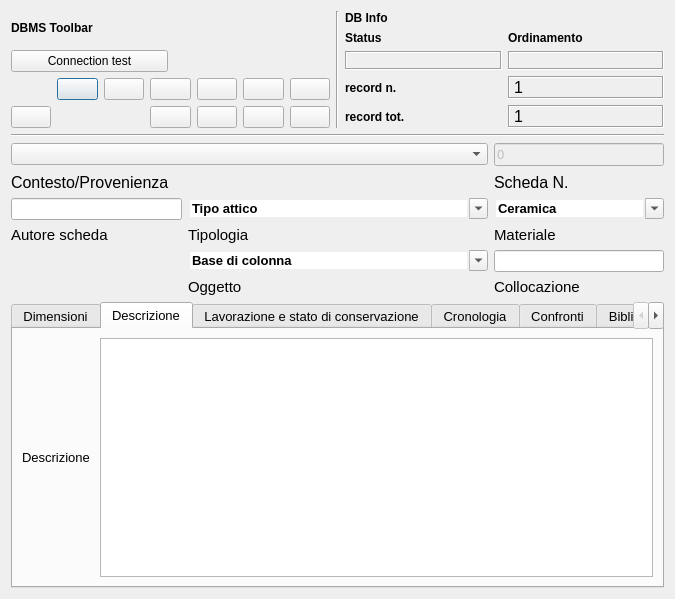
<?xml version="1.0" encoding="UTF-8"?>
<ui version="4.0">
 <class>DialogSchedaLapidei</class>
 <widget class="QDialog" name="DialogSchedaLapidei">
  <property name="geometry">
   <rect>
    <x>0</x>
    <y>0</y>
    <width>675</width>
    <height>599</height>
   </rect>
  </property>
  <property name="minimumSize">
   <size>
    <width>540</width>
    <height>400</height>
   </size>
  </property>
  <property name="windowTitle">
   <string>Scheda reperti lapidei</string>
  </property>
  <property name="windowIcon">
   <iconset>
    <normaloff>:/newPrefix/icons/iconAlma.png</normaloff>:/newPrefix/icons/iconAlma.png</iconset>
  </property>
  <layout class="QGridLayout" name="gridLayout_21">
   <item row="0" column="0">
    <layout class="QHBoxLayout" name="horizontalLayout_3">
     <item>
      <layout class="QGridLayout" name="gridLayout_14">
       <item row="0" column="0">
        <widget class="QLabel" name="label_32">
         <property name="font">
          <font>
           <weight>75</weight>
           <bold>true</bold>
          </font>
         </property>
         <property name="text">
          <string>DBMS Toolbar</string>
         </property>
        </widget>
       </item>
       <item row="2" column="0" colspan="2">
        <layout class="QGridLayout" name="gridLayout_17">
         <item row="0" column="5">
          <widget class="QPushButton" name="pushButton_first_rec">
           <property name="toolTip">
            <string>First rec</string>
           </property>
           <property name="text">
            <string/>
           </property>
           <property name="icon">
            <iconset>
             <normaloff>:/icons/5_leftArrows.png</normaloff>:/icons/5_leftArrows.png</iconset>
           </property>
          </widget>
         </item>
         <item row="0" column="7">
          <widget class="QPushButton" name="pushButton_next_rec">
           <property name="toolTip">
            <string>Next rec</string>
           </property>
           <property name="text">
            <string/>
           </property>
           <property name="icon">
            <iconset>
             <normaloff>:/icons/6_rightArrow.png</normaloff>:/icons/6_rightArrow.png</iconset>
           </property>
          </widget>
         </item>
         <item row="0" column="8">
          <widget class="QPushButton" name="pushButton_last_rec">
           <property name="toolTip">
            <string>Last rec</string>
           </property>
           <property name="text">
            <string/>
           </property>
           <property name="icon">
            <iconset>
             <normaloff>:/icons/7_rightArrows.png</normaloff>:/icons/7_rightArrows.png</iconset>
           </property>
          </widget>
         </item>
         <item row="0" column="9">
          <widget class="QPushButton" name="pushButton_new_rec">
           <property name="font">
            <font>
             <pointsize>9</pointsize>
            </font>
           </property>
           <property name="toolTip">
            <string>New record</string>
           </property>
           <property name="text">
            <string/>
           </property>
           <property name="icon">
            <iconset>
             <normaloff>:/icons/newrec.png</normaloff>:/icons/newrec.png</iconset>
           </property>
          </widget>
         </item>
         <item row="0" column="10">
          <widget class="QPushButton" name="pushButton_save">
           <property name="font">
            <font>
             <pointsize>9</pointsize>
            </font>
           </property>
           <property name="toolTip">
            <string>Save</string>
           </property>
           <property name="text">
            <string/>
           </property>
           <property name="icon">
            <iconset>
             <normaloff>:/icons/b_save.png</normaloff>:/icons/b_save.png</iconset>
           </property>
           <property name="autoDefault">
            <bool>false</bool>
           </property>
          </widget>
         </item>
         <item row="1" column="7">
          <widget class="QPushButton" name="pushButton_new_search">
           <property name="font">
            <font>
             <pointsize>9</pointsize>
            </font>
           </property>
           <property name="toolTip">
            <string>new search</string>
           </property>
           <property name="text">
            <string/>
           </property>
           <property name="icon">
            <iconset>
             <normaloff>:/icons/new_search.png</normaloff>:/icons/new_search.png</iconset>
           </property>
          </widget>
         </item>
         <item row="1" column="8">
          <widget class="QPushButton" name="pushButton_search_go">
           <property name="font">
            <font>
             <pointsize>9</pointsize>
            </font>
           </property>
           <property name="toolTip">
            <string>search !!!</string>
           </property>
           <property name="text">
            <string/>
           </property>
           <property name="icon">
            <iconset>
             <normaloff>:/icons/search.png</normaloff>:/icons/search.png</iconset>
           </property>
          </widget>
         </item>
         <item row="1" column="9">
          <widget class="QPushButton" name="pushButton_sort">
           <property name="font">
            <font>
             <pointsize>9</pointsize>
            </font>
           </property>
           <property name="toolTip">
            <string>Order by</string>
           </property>
           <property name="text">
            <string/>
           </property>
           <property name="icon">
            <iconset>
             <normaloff>:/icons/sort.png</normaloff>:/icons/sort.png</iconset>
           </property>
          </widget>
         </item>
         <item row="1" column="10">
          <widget class="QPushButton" name="pushButton_view_all_2">
           <property name="font">
            <font>
             <pointsize>9</pointsize>
            </font>
           </property>
           <property name="toolTip">
            <string>View alls records</string>
           </property>
           <property name="text">
            <string/>
           </property>
           <property name="icon">
            <iconset>
             <normaloff>:/icons/view_all.png</normaloff>:/icons/view_all.png</iconset>
           </property>
          </widget>
         </item>
         <item row="1" column="2">
          <widget class="QPushButton" name="pushButton_delete">
           <property name="enabled">
            <bool>true</bool>
           </property>
           <property name="font">
            <font>
             <pointsize>9</pointsize>
            </font>
           </property>
           <property name="toolTip">
            <string>Delete record</string>
           </property>
           <property name="text">
            <string/>
           </property>
           <property name="icon">
            <iconset>
             <normaloff>:/icons/delete.png</normaloff>:/icons/delete.png</iconset>
           </property>
          </widget>
         </item>
         <item row="0" column="6">
          <widget class="QPushButton" name="pushButton_prev_rec">
           <property name="toolTip">
            <string>Prev rec</string>
           </property>
           <property name="text">
            <string/>
           </property>
           <property name="icon">
            <iconset>
             <normaloff>:/icons/4_leftArrow.png</normaloff>:/icons/4_leftArrow.png</iconset>
           </property>
          </widget>
         </item>
        </layout>
       </item>
       <item row="1" column="0">
        <widget class="QPushButton" name="pushButton_connect">
         <property name="text">
          <string>Connection test</string>
         </property>
        </widget>
       </item>
      </layout>
     </item>
     <item>
      <widget class="Line" name="line_7">
       <property name="orientation">
        <enum>Qt::Vertical</enum>
       </property>
      </widget>
     </item>
     <item>
      <layout class="QGridLayout" name="gridLayout_18">
       <item row="0" column="0">
        <widget class="QLabel" name="label_44">
         <property name="font">
          <font>
           <weight>75</weight>
           <bold>true</bold>
          </font>
         </property>
         <property name="autoFillBackground">
          <bool>true</bool>
         </property>
         <property name="text">
          <string>DB Info</string>
         </property>
        </widget>
       </item>
       <item row="1" column="0">
        <layout class="QGridLayout" name="gridLayout_19">
         <item row="0" column="1">
          <widget class="QLabel" name="label_45">
           <property name="font">
            <font>
             <pointsize>9</pointsize>
             <weight>75</weight>
             <bold>true</bold>
            </font>
           </property>
           <property name="text">
            <string>Ordinamento</string>
           </property>
           <property name="margin">
            <number>0</number>
           </property>
          </widget>
         </item>
         <item row="1" column="0">
          <widget class="QLabel" name="label_status">
           <property name="minimumSize">
            <size>
             <width>40</width>
             <height>0</height>
            </size>
           </property>
           <property name="font">
            <font>
             <pointsize>10</pointsize>
             <weight>75</weight>
             <bold>true</bold>
            </font>
           </property>
           <property name="cursor">
            <cursorShape>ForbiddenCursor</cursorShape>
           </property>
           <property name="mouseTracking">
            <bool>false</bool>
           </property>
           <property name="contextMenuPolicy">
            <enum>Qt::DefaultContextMenu</enum>
           </property>
           <property name="frameShape">
            <enum>QFrame::Box</enum>
           </property>
           <property name="frameShadow">
            <enum>QFrame::Sunken</enum>
           </property>
           <property name="text">
            <string/>
           </property>
           <property name="alignment">
            <set>Qt::AlignCenter</set>
           </property>
           <property name="margin">
            <number>0</number>
           </property>
          </widget>
         </item>
         <item row="1" column="1">
          <widget class="QLabel" name="label_sort">
           <property name="font">
            <font>
             <pointsize>10</pointsize>
             <weight>75</weight>
             <bold>true</bold>
            </font>
           </property>
           <property name="cursor">
            <cursorShape>ForbiddenCursor</cursorShape>
           </property>
           <property name="mouseTracking">
            <bool>false</bool>
           </property>
           <property name="contextMenuPolicy">
            <enum>Qt::DefaultContextMenu</enum>
           </property>
           <property name="frameShape">
            <enum>QFrame::Box</enum>
           </property>
           <property name="frameShadow">
            <enum>QFrame::Sunken</enum>
           </property>
           <property name="text">
            <string/>
           </property>
           <property name="alignment">
            <set>Qt::AlignCenter</set>
           </property>
           <property name="margin">
            <number>0</number>
           </property>
          </widget>
         </item>
         <item row="0" column="0">
          <widget class="QLabel" name="label_35">
           <property name="font">
            <font>
             <pointsize>9</pointsize>
             <weight>75</weight>
             <bold>true</bold>
            </font>
           </property>
           <property name="text">
            <string>Status</string>
           </property>
           <property name="margin">
            <number>0</number>
           </property>
          </widget>
         </item>
        </layout>
       </item>
       <item row="2" column="0">
        <layout class="QGridLayout" name="gridLayout_20">
         <item row="0" column="0">
          <widget class="QLabel" name="label_33">
           <property name="font">
            <font>
             <pointsize>9</pointsize>
             <weight>75</weight>
             <bold>true</bold>
            </font>
           </property>
           <property name="text">
            <string>record n.</string>
           </property>
           <property name="margin">
            <number>0</number>
           </property>
          </widget>
         </item>
         <item row="0" column="1">
          <widget class="QLabel" name="label_rec_corrente">
           <property name="font">
            <font>
             <family>Microsoft Sans Serif</family>
             <pointsize>12</pointsize>
            </font>
           </property>
           <property name="cursor">
            <cursorShape>ForbiddenCursor</cursorShape>
           </property>
           <property name="mouseTracking">
            <bool>false</bool>
           </property>
           <property name="contextMenuPolicy">
            <enum>Qt::DefaultContextMenu</enum>
           </property>
           <property name="frameShape">
            <enum>QFrame::Box</enum>
           </property>
           <property name="frameShadow">
            <enum>QFrame::Sunken</enum>
           </property>
           <property name="text">
            <string>1</string>
           </property>
          </widget>
         </item>
         <item row="1" column="0">
          <widget class="QLabel" name="label_36">
           <property name="font">
            <font>
             <pointsize>9</pointsize>
             <weight>75</weight>
             <bold>true</bold>
            </font>
           </property>
           <property name="text">
            <string>record tot.</string>
           </property>
           <property name="margin">
            <number>0</number>
           </property>
          </widget>
         </item>
         <item row="1" column="1">
          <widget class="QLabel" name="label_rec_tot">
           <property name="font">
            <font>
             <family>Microsoft Sans Serif</family>
             <pointsize>12</pointsize>
            </font>
           </property>
           <property name="cursor">
            <cursorShape>ForbiddenCursor</cursorShape>
           </property>
           <property name="mouseTracking">
            <bool>false</bool>
           </property>
           <property name="contextMenuPolicy">
            <enum>Qt::DefaultContextMenu</enum>
           </property>
           <property name="frameShape">
            <enum>QFrame::Box</enum>
           </property>
           <property name="frameShadow">
            <enum>QFrame::Sunken</enum>
           </property>
           <property name="text">
            <string>1</string>
           </property>
          </widget>
         </item>
        </layout>
       </item>
      </layout>
     </item>
    </layout>
   </item>
   <item row="1" column="0">
    <layout class="QGridLayout" name="gridLayout_6">
     <item row="0" column="0" colspan="3">
      <widget class="Line" name="line_8">
       <property name="font">
        <font>
         <weight>75</weight>
         <bold>true</bold>
        </font>
       </property>
       <property name="orientation">
        <enum>Qt::Horizontal</enum>
       </property>
      </widget>
     </item>
     <item row="5" column="1">
      <widget class="QLabel" name="label_5">
       <property name="font">
        <font>
         <pointsize>11</pointsize>
        </font>
       </property>
       <property name="text">
        <string>Tipologia</string>
       </property>
      </widget>
     </item>
     <item row="1" column="2">
      <widget class="QLineEdit" name="lineEdit_num_inv">
       <property name="enabled">
        <bool>false</bool>
       </property>
       <property name="font">
        <font>
         <pointsize>10</pointsize>
        </font>
       </property>
       <property name="text">
        <string>0</string>
       </property>
      </widget>
     </item>
     <item row="3" column="0">
      <widget class="QLabel" name="label_3">
       <property name="font">
        <font>
         <pointsize>12</pointsize>
        </font>
       </property>
       <property name="text">
        <string>Contesto/Provenienza</string>
       </property>
      </widget>
     </item>
     <item row="3" column="1">
      <spacer name="horizontalSpacer_3">
       <property name="orientation">
        <enum>Qt::Horizontal</enum>
       </property>
       <property name="sizeHint" stdset="0">
        <size>
         <width>300</width>
         <height>20</height>
        </size>
       </property>
      </spacer>
     </item>
     <item row="3" column="2">
      <widget class="QLabel" name="label">
       <property name="font">
        <font>
         <pointsize>12</pointsize>
        </font>
       </property>
       <property name="text">
        <string>Scheda N.</string>
       </property>
      </widget>
     </item>
     <item row="4" column="2">
      <widget class="QComboBox" name="comboBox_materiale">
       <property name="enabled">
        <bool>true</bool>
       </property>
       <property name="font">
        <font>
         <pointsize>10</pointsize>
         <weight>75</weight>
         <bold>true</bold>
        </font>
       </property>
       <property name="mouseTracking">
        <bool>true</bool>
       </property>
       <property name="contextMenuPolicy">
        <enum>Qt::NoContextMenu</enum>
       </property>
       <property name="editable">
        <bool>true</bool>
       </property>
       <property name="maxVisibleItems">
        <number>99999</number>
       </property>
       <property name="maxCount">
        <number>2147483647</number>
       </property>
       <property name="frame">
        <bool>false</bool>
       </property>
       <item>
        <property name="text">
         <string>Ceramica</string>
        </property>
       </item>
       <item>
        <property name="text">
         <string>Elemento marmoreo</string>
        </property>
       </item>
       <item>
        <property name="text">
         <string>Elemento lapideo</string>
        </property>
       </item>
       <item>
        <property name="text">
         <string>Moneta</string>
        </property>
       </item>
       <item>
        <property name="text">
         <string>Vetro</string>
        </property>
       </item>
       <item>
        <property name="text">
         <string>Metallo</string>
        </property>
       </item>
       <item>
        <property name="text">
         <string>Avorio</string>
        </property>
       </item>
       <item>
        <property name="text">
         <string>Osso</string>
        </property>
       </item>
      </widget>
     </item>
     <item row="4" column="1">
      <widget class="QComboBox" name="comboBox_tipologia">
       <property name="enabled">
        <bool>true</bool>
       </property>
       <property name="font">
        <font>
         <pointsize>10</pointsize>
         <weight>75</weight>
         <bold>true</bold>
        </font>
       </property>
       <property name="mouseTracking">
        <bool>true</bool>
       </property>
       <property name="contextMenuPolicy">
        <enum>Qt::NoContextMenu</enum>
       </property>
       <property name="editable">
        <bool>true</bool>
       </property>
       <property name="maxVisibleItems">
        <number>99999</number>
       </property>
       <property name="maxCount">
        <number>2147483647</number>
       </property>
       <property name="frame">
        <bool>false</bool>
       </property>
       <item>
        <property name="text">
         <string>Tipo attico</string>
        </property>
       </item>
       <item>
        <property name="text">
         <string>Tipo attico a doppio listello</string>
        </property>
       </item>
       <item>
        <property name="text">
         <string>A profilo semplificato</string>
        </property>
       </item>
       <item>
        <property name="text">
         <string>Binata</string>
        </property>
       </item>
       <item>
        <property name="text">
         <string>A dado</string>
        </property>
       </item>
       <item>
        <property name="text">
         <string>Poligonale</string>
        </property>
       </item>
       <item>
        <property name="text">
         <string>Liscio</string>
        </property>
       </item>
       <item>
        <property name="text">
         <string>Rudentato</string>
        </property>
       </item>
       <item>
        <property name="text">
         <string>Scanalato</string>
        </property>
       </item>
       <item>
        <property name="text">
         <string>Binato</string>
        </property>
       </item>
       <item>
        <property name="text">
         <string>Dorico</string>
        </property>
       </item>
       <item>
        <property name="text">
         <string>Ionico</string>
        </property>
       </item>
       <item>
        <property name="text">
         <string>Corinzio</string>
        </property>
       </item>
       <item>
        <property name="text">
         <string>Ionico ad imposta</string>
        </property>
       </item>
       <item>
        <property name="text">
         <string>Composito</string>
        </property>
       </item>
       <item>
        <property name="text">
         <string>A canestro</string>
        </property>
       </item>
       <item>
        <property name="text">
         <string>A cesto</string>
        </property>
       </item>
       <item>
        <property name="text">
         <string>Polilobato</string>
        </property>
       </item>
       <item>
        <property name="text">
         <string>Binata</string>
        </property>
       </item>
       <item>
        <property name="text">
         <string>A stampella</string>
        </property>
       </item>
       <item>
        <property name="text">
         <string>Pluteo</string>
        </property>
       </item>
       <item>
        <property name="text">
         <string>Transenna</string>
        </property>
       </item>
       <item>
        <property name="text">
         <string>Di iconostasi</string>
        </property>
       </item>
       <item>
        <property name="text">
         <string>Di ambone</string>
        </property>
       </item>
       <item>
        <property name="text">
         <string>Di mensa</string>
        </property>
       </item>
      </widget>
     </item>
     <item row="9" column="2">
      <widget class="QLabel" name="label_27">
       <property name="font">
        <font>
         <pointsize>11</pointsize>
        </font>
       </property>
       <property name="text">
        <string>Collocazione</string>
       </property>
      </widget>
     </item>
     <item row="8" column="1">
      <widget class="QComboBox" name="comboBox_oggetto">
       <property name="enabled">
        <bool>true</bool>
       </property>
       <property name="font">
        <font>
         <pointsize>10</pointsize>
         <weight>75</weight>
         <bold>true</bold>
        </font>
       </property>
       <property name="mouseTracking">
        <bool>true</bool>
       </property>
       <property name="contextMenuPolicy">
        <enum>Qt::NoContextMenu</enum>
       </property>
       <property name="editable">
        <bool>true</bool>
       </property>
       <property name="maxVisibleItems">
        <number>99999</number>
       </property>
       <property name="maxCount">
        <number>2147483647</number>
       </property>
       <property name="frame">
        <bool>false</bool>
       </property>
       <item>
        <property name="text">
         <string>Base di colonna</string>
        </property>
       </item>
       <item>
        <property name="text">
         <string>Basamento</string>
        </property>
       </item>
       <item>
        <property name="text">
         <string>Fusto di colonna</string>
        </property>
       </item>
       <item>
        <property name="text">
         <string>Capitello</string>
        </property>
       </item>
       <item>
        <property name="text">
         <string>Pulvino</string>
        </property>
       </item>
       <item>
        <property name="text">
         <string>Lastra</string>
        </property>
       </item>
       <item>
        <property name="text">
         <string>Stilobate</string>
        </property>
       </item>
       <item>
        <property name="text">
         <string>Cornice</string>
        </property>
       </item>
       <item>
        <property name="text">
         <string>Stipite</string>
        </property>
       </item>
       <item>
        <property name="text">
         <string>Arco</string>
        </property>
       </item>
       <item>
        <property name="text">
         <string>Architrave</string>
        </property>
       </item>
       <item>
        <property name="text">
         <string>New Item</string>
        </property>
       </item>
       <item>
        <property name="text">
         <string>Mensola</string>
        </property>
       </item>
       <item>
        <property name="text">
         <string>Balaustra</string>
        </property>
       </item>
       <item>
        <property name="text">
         <string>Cimasa</string>
        </property>
       </item>
       <item>
        <property name="text">
         <string>Parapetto di ambone</string>
        </property>
       </item>
       <item>
        <property name="text">
         <string>Piattaforma di ambone</string>
        </property>
       </item>
       <item>
        <property name="text">
         <string>Solea</string>
        </property>
       </item>
       <item>
        <property name="text">
         <string>Pilastrino</string>
        </property>
       </item>
       <item>
        <property name="text">
         <string>Colonnina</string>
        </property>
       </item>
       <item>
        <property name="text">
         <string>Trapeza</string>
        </property>
       </item>
      </widget>
     </item>
     <item row="4" column="0">
      <widget class="QLineEdit" name="lineEdit_compilatore"/>
     </item>
     <item row="5" column="2">
      <widget class="QLabel" name="label_7">
       <property name="font">
        <font>
         <pointsize>11</pointsize>
        </font>
       </property>
       <property name="text">
        <string>Materiale</string>
       </property>
      </widget>
     </item>
     <item row="5" column="0">
      <widget class="QLabel" name="label_2">
       <property name="font">
        <font>
         <pointsize>11</pointsize>
        </font>
       </property>
       <property name="text">
        <string>Autore scheda</string>
       </property>
      </widget>
     </item>
     <item row="8" column="2">
      <widget class="QLineEdit" name="lineEdit_collocazione"/>
     </item>
     <item row="9" column="1">
      <widget class="QLabel" name="label_4">
       <property name="font">
        <font>
         <pointsize>11</pointsize>
        </font>
       </property>
       <property name="text">
        <string>Oggetto</string>
       </property>
      </widget>
     </item>
     <item row="1" column="0" colspan="2">
      <widget class="QComboBox" name="comboBox_sito"/>
     </item>
    </layout>
   </item>
   <item row="2" column="0">
    <widget class="QTabWidget" name="tabWidget">
     <property name="font">
      <font>
       <pointsize>10</pointsize>
      </font>
     </property>
     <property name="currentIndex">
      <number>1</number>
     </property>
     <widget class="QWidget" name="tab_3">
      <attribute name="title">
       <string>Dimensioni</string>
      </attribute>
      <layout class="QGridLayout" name="gridLayout_16">
       <item row="0" column="1" rowspan="3">
        <widget class="Line" name="line">
         <property name="orientation">
          <enum>Qt::Vertical</enum>
         </property>
        </widget>
       </item>
       <item row="1" column="2" rowspan="2">
        <spacer name="verticalSpacer_2">
         <property name="orientation">
          <enum>Qt::Vertical</enum>
         </property>
         <property name="sizeHint" stdset="0">
          <size>
           <width>20</width>
           <height>179</height>
          </size>
         </property>
        </spacer>
       </item>
       <item row="0" column="0" rowspan="2">
        <layout class="QGridLayout" name="gridLayout_11">
         <item row="5" column="1">
          <widget class="QLineEdit" name="lineEdit_h"/>
         </item>
         <item row="0" column="1">
          <widget class="QLineEdit" name="lineEdit_d_letto_posa">
           <property name="maximumSize">
            <size>
             <width>50</width>
             <height>16777215</height>
            </size>
           </property>
           <property name="text">
            <string/>
           </property>
          </widget>
         </item>
         <item row="6" column="1">
          <widget class="QLineEdit" name="lineEdit_spessore"/>
         </item>
         <item row="4" column="2">
          <widget class="QLabel" name="label_25">
           <property name="text">
            <string>m</string>
           </property>
          </widget>
         </item>
         <item row="1" column="2">
          <widget class="QLabel" name="label_29">
           <property name="text">
            <string>m</string>
           </property>
          </widget>
         </item>
         <item row="2" column="2">
          <widget class="QLabel" name="label_21">
           <property name="text">
            <string>m</string>
           </property>
          </widget>
         </item>
         <item row="6" column="2">
          <widget class="QLabel" name="label_28">
           <property name="text">
            <string>m</string>
           </property>
          </widget>
         </item>
         <item row="1" column="1">
          <widget class="QLineEdit" name="lineEdit_d_letto_attesa">
           <property name="maximumSize">
            <size>
             <width>50</width>
             <height>16777215</height>
            </size>
           </property>
          </widget>
         </item>
         <item row="6" column="0">
          <widget class="QLabel" name="label_20">
           <property name="text">
            <string>Spessore</string>
           </property>
          </widget>
         </item>
         <item row="2" column="1">
          <widget class="QLineEdit" name="lineEdit_larghezza"/>
         </item>
         <item row="3" column="2">
          <widget class="QLabel" name="label_16">
           <property name="text">
            <string>m</string>
           </property>
          </widget>
         </item>
         <item row="2" column="0">
          <widget class="QLabel" name="label_10">
           <property name="text">
            <string>Larghezza</string>
           </property>
          </widget>
         </item>
         <item row="5" column="2">
          <widget class="QLabel" name="label_26">
           <property name="text">
            <string>m</string>
           </property>
          </widget>
         </item>
         <item row="3" column="1">
          <widget class="QLineEdit" name="lineEdit_lunghezza"/>
         </item>
         <item row="0" column="2">
          <widget class="QLabel" name="label_30">
           <property name="text">
            <string>m</string>
           </property>
          </widget>
         </item>
         <item row="0" column="0">
          <widget class="QLabel" name="label_8">
           <property name="text">
            <string>D(letto posa)</string>
           </property>
          </widget>
         </item>
         <item row="3" column="0">
          <widget class="QLabel" name="label_14">
           <property name="text">
            <string>Lunghezza</string>
           </property>
          </widget>
         </item>
         <item row="1" column="0">
          <widget class="QLabel" name="label_9">
           <property name="text">
            <string>d(letto attesa)</string>
           </property>
          </widget>
         </item>
         <item row="5" column="0">
          <widget class="QLabel" name="label_13">
           <property name="text">
            <string>h</string>
           </property>
          </widget>
         </item>
         <item row="4" column="0">
          <widget class="QLabel" name="label_24">
           <property name="text">
            <string>Toro</string>
           </property>
          </widget>
         </item>
         <item row="4" column="1">
          <widget class="QLineEdit" name="lineEdit_toro"/>
         </item>
        </layout>
       </item>
      </layout>
     </widget>
     <widget class="QWidget" name="tab">
      <attribute name="title">
       <string>Descrizione</string>
      </attribute>
      <layout class="QGridLayout" name="gridLayout_8">
       <item row="0" column="0">
        <layout class="QGridLayout" name="gridLayout_7"/>
       </item>
       <item row="1" column="0">
        <layout class="QHBoxLayout" name="horizontalLayout_2">
         <item>
          <widget class="QLabel" name="label_6">
           <property name="text">
            <string>Descrizione </string>
           </property>
          </widget>
         </item>
         <item>
          <widget class="QTextEdit" name="textEdit_descrizione">
           <property name="font">
            <font>
             <pointsize>10</pointsize>
            </font>
           </property>
          </widget>
         </item>
        </layout>
       </item>
      </layout>
     </widget>
     <widget class="QWidget" name="tab_4">
      <attribute name="title">
       <string>Lavorazione e stato di conservazione</string>
      </attribute>
      <layout class="QGridLayout" name="gridLayout_13">
       <item row="0" column="0">
        <layout class="QGridLayout" name="gridLayout">
         <item row="0" column="2">
          <widget class="QTextEdit" name="textEdit_lavorazione_e_stato_di_conservazione"/>
         </item>
         <item row="0" column="0">
          <widget class="QLabel" name="label_11">
           <property name="text">
            <string>Lavorazione</string>
           </property>
          </widget>
         </item>
         <item row="0" column="1">
          <layout class="QFormLayout" name="formLayout_3"/>
         </item>
        </layout>
       </item>
      </layout>
     </widget>
     <widget class="QWidget" name="tab_2">
      <attribute name="title">
       <string>Cronologia</string>
      </attribute>
      <layout class="QGridLayout" name="gridLayout_32">
       <item row="0" column="0">
        <layout class="QGridLayout" name="gridLayout_2">
         <item row="0" column="1">
          <layout class="QHBoxLayout" name="horizontalLayout">
           <item>
            <widget class="QLineEdit" name="lineEdit_cronologia"/>
           </item>
          </layout>
         </item>
         <item row="0" column="0" alignment="Qt::AlignTop">
          <widget class="QLabel" name="label_12">
           <property name="text">
            <string>Cronologia</string>
           </property>
          </widget>
         </item>
         <item row="1" column="0">
          <spacer name="verticalSpacer">
           <property name="orientation">
            <enum>Qt::Vertical</enum>
           </property>
           <property name="sizeHint" stdset="0">
            <size>
             <width>20</width>
             <height>40</height>
            </size>
           </property>
          </spacer>
         </item>
         <item row="2" column="0">
          <layout class="QVBoxLayout" name="verticalLayout"/>
         </item>
        </layout>
       </item>
      </layout>
     </widget>
     <widget class="QWidget" name="tab_8">
      <attribute name="title">
       <string>Confronti</string>
      </attribute>
      <widget class="QWidget" name="gridLayoutWidget_4">
       <property name="geometry">
        <rect>
         <x>10</x>
         <y>10</y>
         <width>638</width>
         <height>235</height>
        </rect>
       </property>
       <layout class="QGridLayout" name="gridLayout_4">
        <item row="0" column="2">
         <widget class="QTextEdit" name="textEdit_confronti"/>
        </item>
        <item row="0" column="0">
         <widget class="QLabel" name="label_18">
          <property name="text">
           <string>Confronti</string>
          </property>
         </widget>
        </item>
        <item row="0" column="1">
         <layout class="QFormLayout" name="formLayout_5"/>
        </item>
       </layout>
      </widget>
     </widget>
     <widget class="QWidget" name="tab_7">
      <attribute name="title">
       <string>Bibliografia</string>
      </attribute>
      <layout class="QGridLayout" name="gridLayout_15">
       <item row="0" column="0">
        <layout class="QGridLayout" name="gridLayout_12">
         <item row="0" column="0">
          <widget class="QLabel" name="label_22">
           <property name="text">
            <string>Bibliografia</string>
           </property>
          </widget>
         </item>
         <item row="0" column="1">
          <widget class="QPushButton" name="pushButton_insert_row_bibliografia">
           <property name="font">
            <font>
             <pointsize>9</pointsize>
            </font>
           </property>
           <property name="text">
            <string>inserisci riga</string>
           </property>
          </widget>
         </item>
         <item row="0" column="2">
          <widget class="QPushButton" name="pushButton_remove_row_bibliografia">
           <property name="font">
            <font>
             <pointsize>9</pointsize>
            </font>
           </property>
           <property name="text">
            <string>rimuovi riga</string>
           </property>
          </widget>
         </item>
         <item row="1" column="0" colspan="3">
          <widget class="QTableWidget" name="tableWidget_bibliografia">
           <property name="font">
            <font>
             <pointsize>9</pointsize>
            </font>
           </property>
           <property name="frameShape">
            <enum>QFrame::StyledPanel</enum>
           </property>
           <property name="frameShadow">
            <enum>QFrame::Raised</enum>
           </property>
           <property name="verticalScrollBarPolicy">
            <enum>Qt::ScrollBarAsNeeded</enum>
           </property>
           <property name="horizontalScrollBarPolicy">
            <enum>Qt::ScrollBarAsNeeded</enum>
           </property>
           <property name="editTriggers">
            <set>QAbstractItemView::AnyKeyPressed|QAbstractItemView::DoubleClicked|QAbstractItemView::EditKeyPressed</set>
           </property>
           <property name="selectionMode">
            <enum>QAbstractItemView::SingleSelection</enum>
           </property>
           <property name="selectionBehavior">
            <enum>QAbstractItemView::SelectRows</enum>
           </property>
           <property name="rowCount">
            <number>1</number>
           </property>
           <property name="columnCount">
            <number>5</number>
           </property>
           <row/>
           <column>
            <property name="text">
             <string>Autore</string>
            </property>
           </column>
           <column>
            <property name="text">
             <string>Anno</string>
            </property>
           </column>
           <column>
            <property name="text">
             <string>Titolo</string>
            </property>
           </column>
           <column>
            <property name="text">
             <string>Pag.</string>
            </property>
           </column>
           <column>
            <property name="text">
             <string>Fig.</string>
            </property>
           </column>
          </widget>
         </item>
        </layout>
       </item>
      </layout>
     </widget>
     <widget class="QWidget" name="tab_5">
      <attribute name="title">
       <string>Tools</string>
      </attribute>
      <layout class="QFormLayout" name="formLayout">
       <property name="fieldGrowthPolicy">
        <enum>QFormLayout::FieldsStayAtSizeHint</enum>
       </property>
       <item row="1" column="1">
        <widget class="QPushButton" name="pushButton_exp_pdf_sheet">
         <property name="maximumSize">
          <size>
           <width>200</width>
           <height>16777215</height>
          </size>
         </property>
         <property name="text">
          <string>Exp schede Pdf </string>
         </property>
        </widget>
       </item>
       <item row="3" column="1">
        <widget class="QMdiArea" name="mdiArea"/>
       </item>
       <item row="2" column="1">
        <widget class="QPushButton" name="pushButton_image">
         <property name="text">
          <string>Charge image</string>
         </property>
        </widget>
       </item>
      </layout>
     </widget>
    </widget>
   </item>
  </layout>
 </widget>
 <tabstops>
  <tabstop>lineEdit_num_inv</tabstop>
  <tabstop>comboBox_tipologia</tabstop>
  <tabstop>comboBox_materiale</tabstop>
  <tabstop>comboBox_oggetto</tabstop>
  <tabstop>textEdit_descrizione</tabstop>
  <tabstop>lineEdit_d_letto_posa</tabstop>
  <tabstop>lineEdit_d_letto_attesa</tabstop>
  <tabstop>lineEdit_lunghezza</tabstop>
  <tabstop>lineEdit_toro</tabstop>
  <tabstop>tableWidget_bibliografia</tabstop>
  <tabstop>tabWidget</tabstop>
  <tabstop>pushButton_insert_row_bibliografia</tabstop>
  <tabstop>pushButton_remove_row_bibliografia</tabstop>
 </tabstops>
 <resources/>
 <connections/>
</ui>
